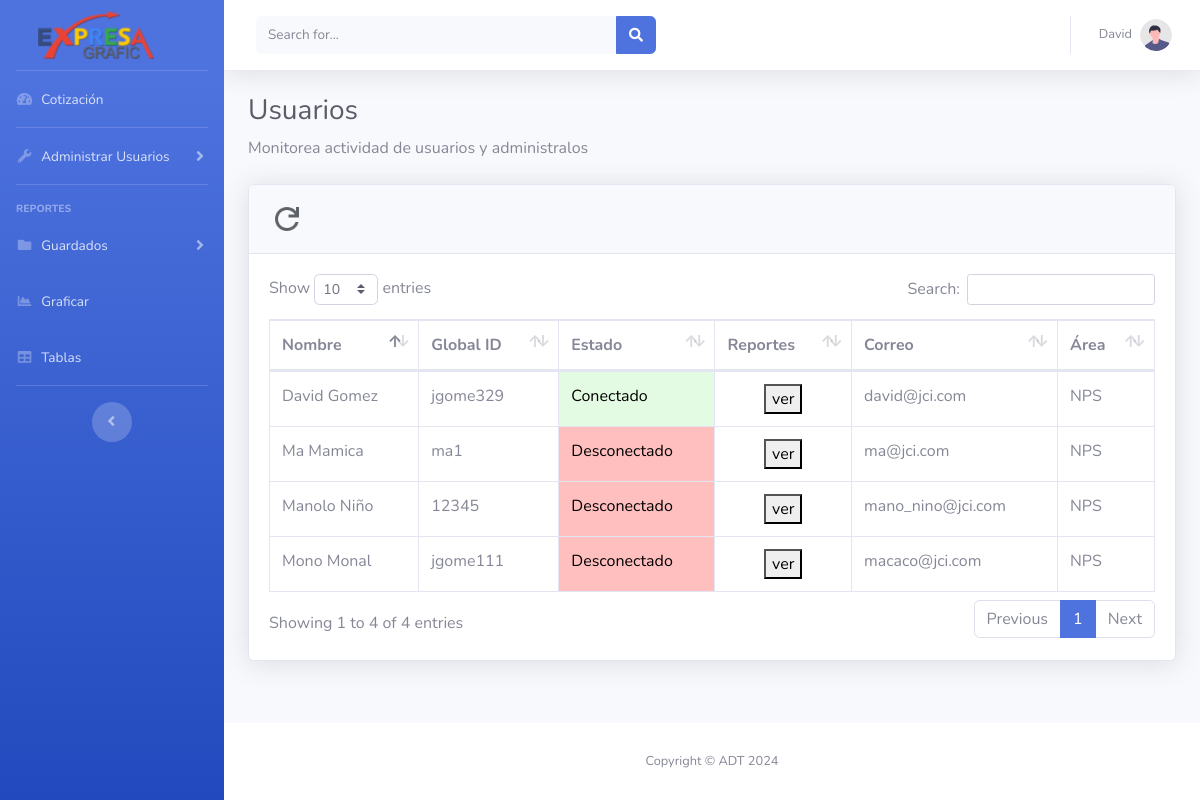
Screenshot of /userCount.php (signed in) with the database file from the repository.
### tables this page shows
CREATE TABLE `usuarios` (
  `id` int(11) NOT NULL,
  `nombre` varchar(25) NOT NULL,
  `ap_paterno` varchar(25) NOT NULL,
  `ap_materno` varchar(25) DEFAULT NULL,
  `global_id` varchar(10) NOT NULL,
  `password` varchar(100) NOT NULL,
  `rol` int(11) NOT NULL DEFAULT 2,
  `areaT` varchar(200) NOT NULL,
  `estado` varchar(20) NOT NULL DEFAULT 'Desconectado',
  `correo` varchar(35) NOT NULL
);

### userCount.php (the view, shortened to what this page needs)
<?php
include("conexion.php");
?>
<!DOCTYPE html>
<html lang="en">
<head>
    <link href="vendor/fontawesome-free/css/all.min.css" rel="stylesheet" type="text/css">
    <link href="css/sb-admin-2.min.css" rel="stylesheet">
    <link href="vendor/datatables/dataTables.bootstrap4.min.css" rel="stylesheet">
</head>
<body id="page-top">
    <div id="wrapper">
        <ul class="navbar-nav bg-gradient-primary sidebar sidebar-dark accordion" id="accordionSidebar">
            <a class="sidebar-brand d-flex align-items-center justify-content-center" href="index.php">
                <div class="sidebar-brand-icon ">
                    <img src="img/logoADT.png" style="width:79%; height:fit-content;">
                </div>
            </a>
            <hr class="sidebar-divider my-0">
            <li class="nav-item">
                <a class="nav-link" href="index.php">
                    <i class="fas fa-fw fa-tachometer-alt"></i>
                    <span>Cotización</span></a>
            </li>
            <hr class="sidebar-divider my-0">
            <li class="nav-item">
                <a class="nav-link collapsed" href="#" data-toggle="collapse" data-target="#collapseAdministrar"
                    aria-expanded="true" aria-controls="collapseAdministrar">
                    <i class="fas fa-fw fa-wrench"></i>
                    <span>Administrar Usuarios</span>
                </a>
            </li>
            <hr class="sidebar-divider">
            <div class="sidebar-heading">
                reportes
            </div>
            <li class="nav-item">
                <a class="nav-link collapsed" href="#" data-toggle="collapse" data-target="#collapseGuardados"
                    aria-expanded="true" aria-controls="collapseGuardados">
                    <i class="fas fa-fw fa-folder"></i>
                    <span>Guardados</span>
                </a>
            </li>
            <li class="nav-item">
                <a class="nav-link" href="gr.php">
                    <i class="fas fa-fw fa-chart-area"></i>
                    <span>Graficar</span></a>
            </li>
            <li class="nav-item">
                <a class="nav-link" href="tables.html">
                    <i class="fas fa-fw fa-table"></i>
                    <span>Tablas</span></a>
            </li>
            <hr class="sidebar-divider d-none d-md-block">
            <div class="text-center d-none d-md-inline">
                <button class="rounded-circle border-0" id="sidebarToggle"></button>
            </div>
        </ul>
        <div id="content-wrapper" class="d-flex flex-column">
            <div id="content">
                <nav class="navbar navbar-expand navbar-light bg-white topbar mb-4 static-top shadow">
                    <form
                        class="d-none d-sm-inline-block form-inline mr-auto ml-md-3 my-2 my-md-0 mw-100 navbar-search">
                        <div class="input-group">
                            <input type="text" class="form-control bg-light border-0 small" placeholder="Search for..."
                                aria-label="Search" aria-describedby="basic-addon2">
                            <div class="input-group-append">
                                <button class="btn btn-primary" type="button">
                                    <i class="fas fa-search fa-sm"></i>
                                </button>
                            </div>
                        </div>
                    </form>
                    <ul class="navbar-nav ml-auto">
                        <li class="nav-item dropdown no-arrow">
                            <a class="nav-link dropdown-toggle" href="#" id="userDropdown" role="button"
                                data-toggle="dropdown" aria-haspopup="true" aria-expanded="false">
                                <span class="mr-2 d-none d-lg-inline text-gray-600 small"><?php echo $_SESSION['usuario_nombre']?></span>
                                <img class="img-profile rounded-circle"
                                    src="img/undraw_profile.svg">
                            </a>
                        </li>
                    </ul>
                </nav>
                <div class="container-fluid">
                    <h1 class="h3 mb-2 text-gray-800">Usuarios</h1>
                    <p class="mb-4">Monitorea actividad de usuarios y administralos</p>
                    <div class="card shadow mb-4">
                        <div class="card-header py-3">
                            <img src="img/reload.png" id="reloadbtn" style="cursor:pointer;height:36px;width:fit-content">
                        </div>
                        <div class="card-body">
                            <div class="table-responsive">
                                <table class="table table-bordered" id="dataTable" width="100%" cellspacing="0">
                                    <thead>
                                        <tr>
                                            <th>Nombre</th>
                                            <th>Global ID</th>
                                            <th>Estado</th>
                                            <th>Reportes</th>
                                            <th>Correo</th>
                                            <th>Área</th>
                                        </tr>
                                    </thead>
                                    <tbody>
                                        <?php
                                        $sqlusuarios = "SELECT * FROM usuarios";
                                        $resultusuarios = $conexion->query($sqlusuarios);
                                        if ($resultusuarios->num_rows > 0) {
                                            while ($row = $resultusuarios->fetch_assoc()) {
                                                if($row['estado']== "Conectado"){
                                                    $tdEstado = '<td style="background-color:rgba(144, 238, 144, .25); color:black">';
                                                }else if($row['estado']== "Desconectado"){
                                                    $tdEstado = '<td style="background-color:rgba(255, 0, 0, .25); color:black">';
                                                }
                                                echo '<tr><td>' . $row['nombre'] .' ' . $row['ap_paterno'] . '</td><td>' . $row['global_id'] . '</td>'. $tdEstado . $row['estado'] . '</td><td style="display:flex; justify-content:center;"><button>ver</button></td><td>' . $row['correo'] . '</td><td>' . $row['areaT'] . '</td></tr>';
                                            }
                                        } else {
                                            echo "No hay marcas disponibles.";
                                        }
                                        ?>
                                    </tbody>
                                </table>
                            </div>
                        </div>
                    </div>
                </div>
            </div>
            <footer class="sticky-footer bg-white">
                <div class="container my-auto">
                    <div class="copyright text-center my-auto">
                        <span>Copyright &copy; ADT 2024</span>
                    </div>
                </div>
            </footer>
        </div>
    </div>
</body>
</html>

### rows the page displays
usuarios: nombre "David", ap_paterno "Gomez", global "jgome329", estado "Conectado", correo "david@jci.com", areaT "NPS"
usuarios: nombre "Mono", ap_paterno "Monal", global "jgome111", estado "Desconectado", correo "macaco@jci.com", areaT "NPS"
usuarios: nombre "Ma", ap_paterno "Mamica", global "ma1", estado "Desconectado", correo "ma@jci.com", areaT "NPS"
usuarios: nombre "Manolo", ap_paterno "Niño", global "12345", estado "Desconectado", correo "mano_nino@jci.com", areaT "NPS"

### other values shown
$_SESSION['usuario_nombre'] "David"
